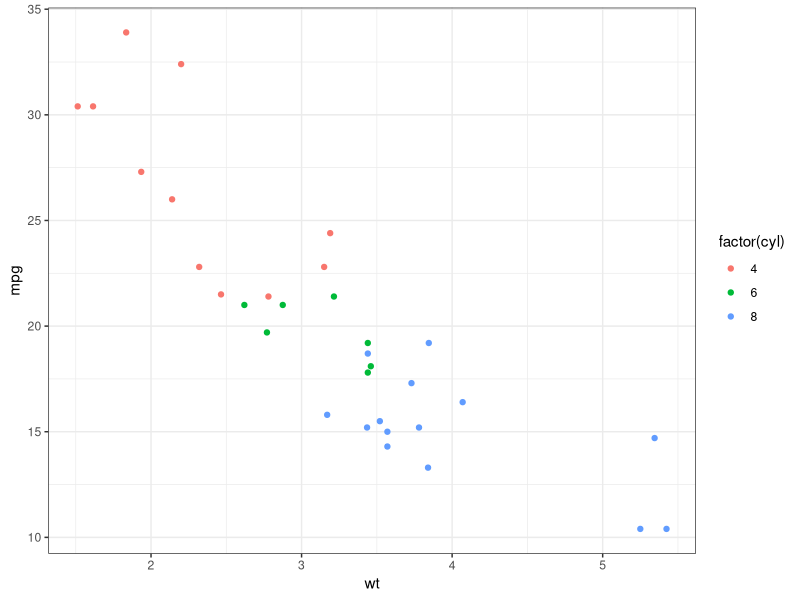
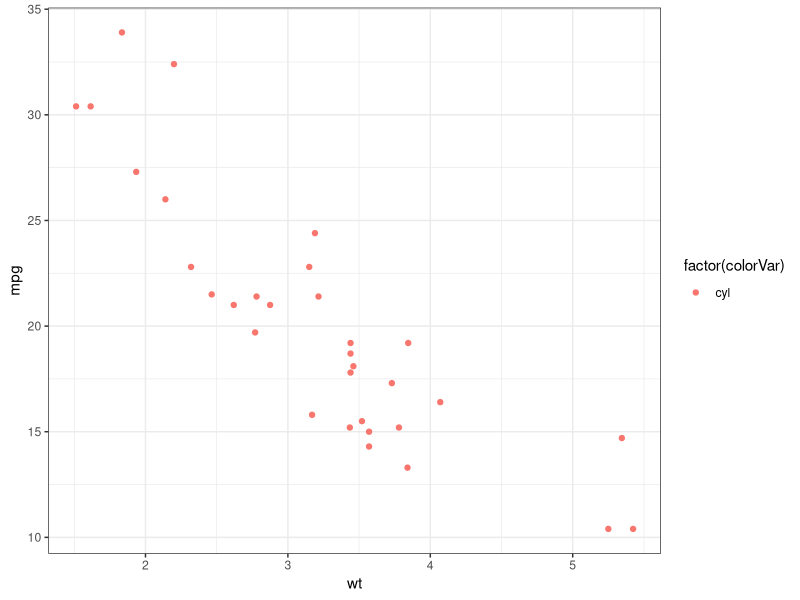
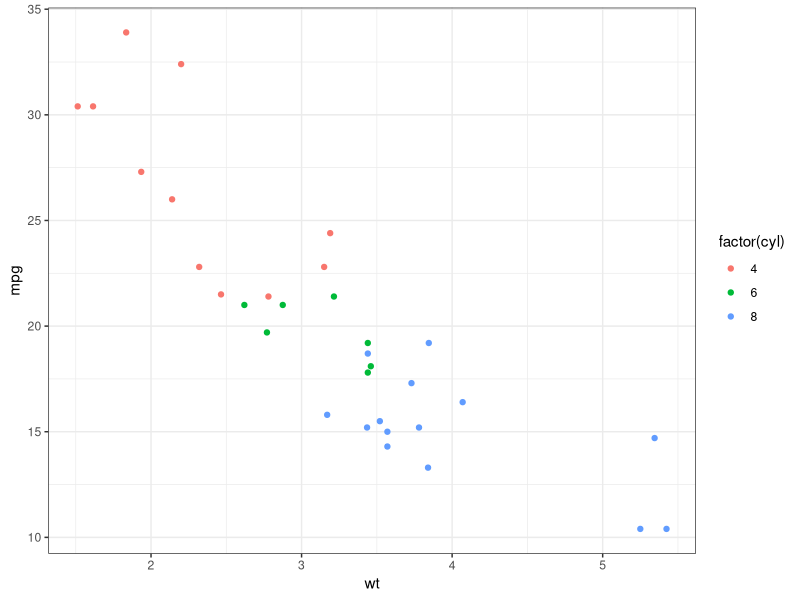
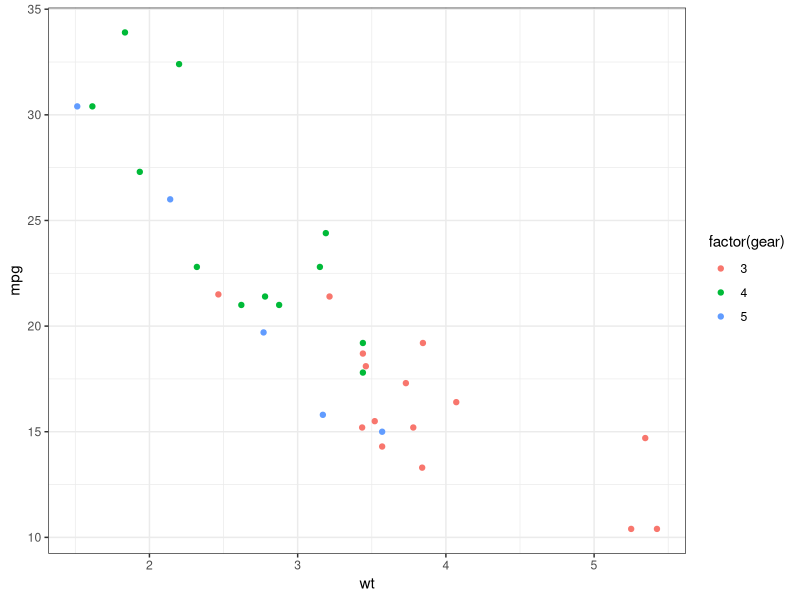
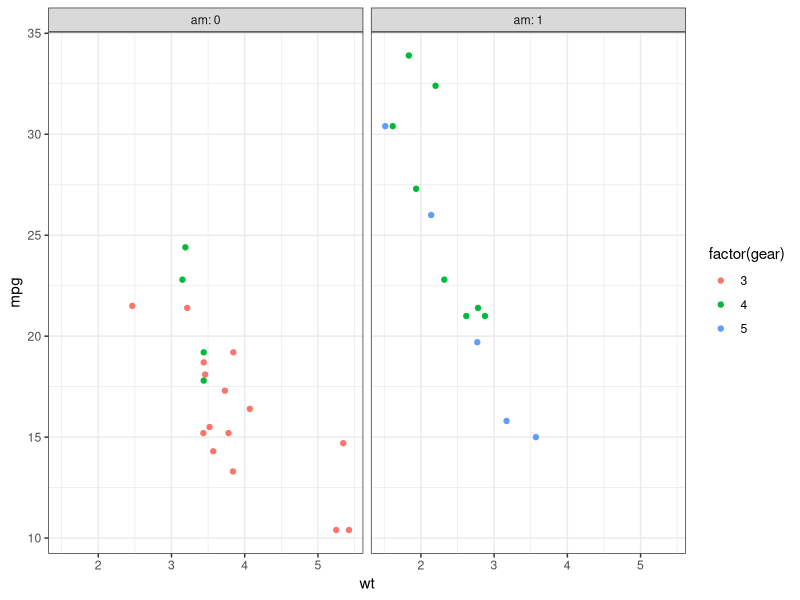
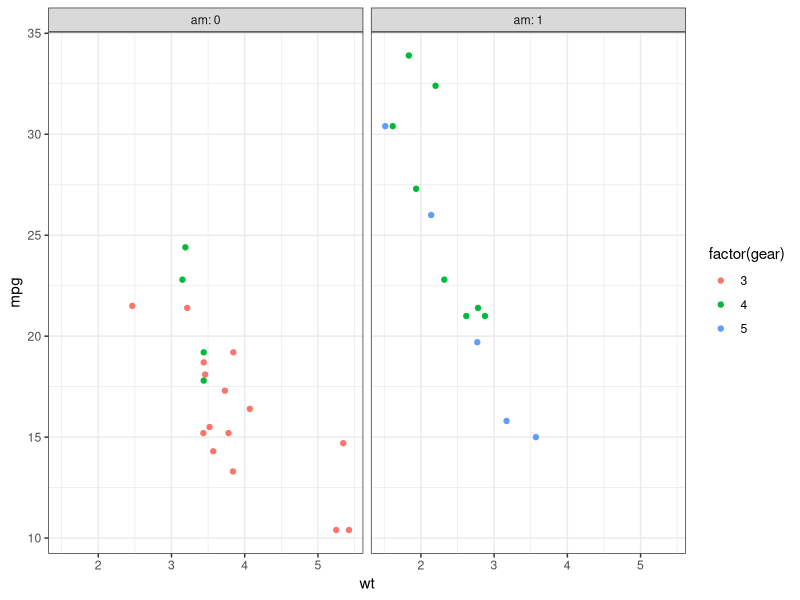

Generate these figures, in order, with R:
## ---- chunk 1
knitr::opts_chunk$set(echo=T, fig.align = "center", fig.width = 6, fig.height = 5, dpi=150, warning=FALSE)
## ---- chunk 2
library(knitr)
library(ggplot2)
## ---- chunk 3
library(ggplot2)
plt<-ggplot(mtcars, aes(x=wt, y=mpg, color=factor(cyl))) + theme_bw()
plt<-plt+geom_point()
plt
## ---- chunk 4
make_scatter_plot<-function(colorVar) {
  plt<-ggplot(mtcars, aes(x=wt, y=mpg, color=factor(colorVar))) + theme_bw()
  plt<-plt+geom_point()
  plt
}
make_scatter_plot("cyl")
## ---- chunk 5
make_scatter_plot<-function(colorVar) {
  colorVar<-enquo(colorVar)
  plt<-ggplot(mtcars, aes(x=wt, y=mpg, color=factor(!!colorVar))) + theme_bw()
  plt<-plt+geom_point()
  plt
}
make_scatter_plot(cyl)
## ---- chunk 6
make_scatter_plot(gear)
## ---- chunk 7
make_scatter_plot(gear) + facet_wrap(vars(am), labeller=label_both)

## ---- chunk 8
make_scatter_plot_facet<-function(colorVar, facetVar) {
  #facetName<-quo_name(facetVar)
  facetVar<-enquo(facetVar)
  colorVar<-enquo(colorVar)
  make_scatter_plot(!!colorVar) + facet_wrap(vars(!!facetVar), labeller=label_both)
}

make_scatter_plot_facet(gear, am)

